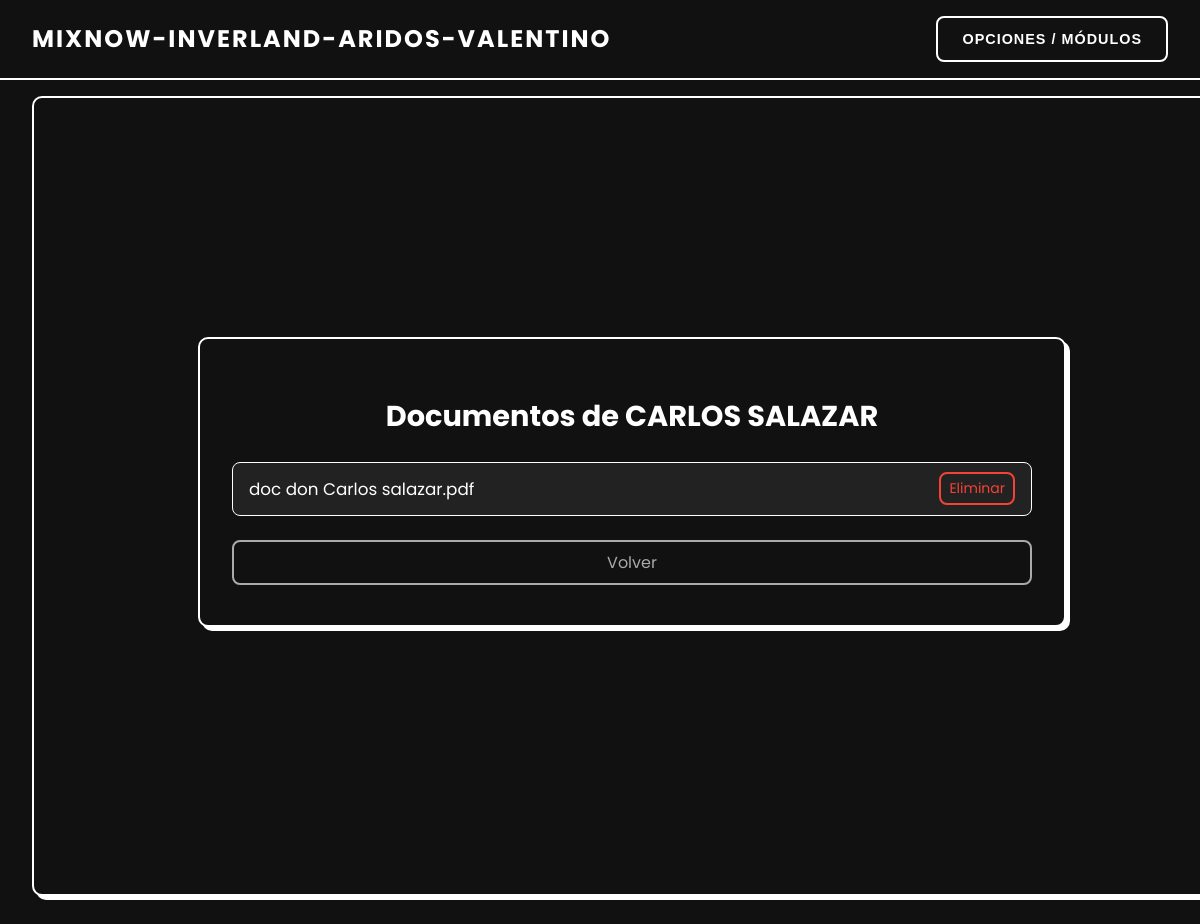
Screenshot of /trabajadores/17/documentos/ (signed in) with the database file from the repository.
### app/models.py (models this page shows, shortened)
class Trabajadores(models.Model):
    nombre = models.CharField(max_length=100)
    empresa = models.ForeignKey(Empresas, on_delete=models.CASCADE, related_name='trabajadores')

class DocumentoTrabajador(models.Model):
    trabajador = models.ForeignKey(Trabajadores, on_delete=models.CASCADE, related_name='documentos')
    titulo = models.CharField(max_length=100)
    archivo = models.FileField(upload_to='pdfs/')

### app/views.py (the view)
# urls.py: path('trabajadores/<int:trabajador_id>/documentos/', views.documento_trabajador, name='documentos_trabajador'),
@user_passes_test(lambda u: u.is_superuser)
def documento_trabajador(request, trabajador_id):
    trabajador = Trabajadores.objects.get(id=trabajador_id)
    documentos = trabajador.documentos.all()
    return render(request, 'clientes/documentos_trabajador.html', {
        'trabajador': trabajador,
        'documentos': documentos
    })

### app/templates/clientes/documentos_trabajador.html (shortened to what this page needs)
{% extends "clientes/base.html" %}
{% block content %}
<div class="wrapper">
    <div class="card-lista">
        <h2 class="title">
             Documentos de {{ trabajador.nombre }}
        </h2>
        <ul class="document-list">
            {% if documentos %}
                {% for doc in documentos %}
                    <li class="document-item">
                        <a href="{{ doc.archivo.url }}" target="_blank" class="doc-link">
                             {{ doc.titulo }}
                        </a>
                        <form method="post" action="{% url 'eliminar_documento_trabajador' doc.id %}" class="delete-form" onsubmit="return confirm('¿Eliminar este documento?');">
                            <button type="submit" class="btn btn-danger">
                                 Eliminar
                            </button>
                        </form>
                    </li>
                {% endfor %}
            {% else %}
                <li class="document-item no-data">
                    No hay documentos para este trabajador.
                </li>
            {% endif %}
        </ul>
        <a href="{% url 'listar_trabajadores' trabajador.empresa.id %}" class="btn btn-secondary btn-full">
             Volver
        </a>
    </div>
</div>
{% endblock %}

### app/templates/clientes/documentos_trabajador.html (style rules this page uses)
.wrapper { display: flex; justify-content: center; align-items: center; padding: 2rem; font-family: 'Poppins', sans-serif; background-color: #111; min-height: 80vh; max-width: 105rem; margin: 0 auto; }
.card-lista { background-color: #111; border: 0.125rem solid #fff; border-radius: 0.625rem; padding: 2rem; box-shadow: 0.25rem 0.25rem #fff; color: #fff; max-width: 50rem; width: 100%; }
.title { font-size: 1.8rem; font-weight: 700; margin-bottom: 1.5rem; text-align: center; }
.document-list { list-style: none; padding: 0; margin-bottom: 1.5rem; }
.document-item { display: flex; justify-content: space-between; align-items: center; padding: 0.6rem 1rem; margin-bottom: 0.5rem; border: 0.0625rem solid #fff; border-radius: 0.5rem; background-color: #222; }
.doc-link { color: #fff; text-decoration: none; font-size: 1.05rem; }
.delete-form { margin: 0; }
.btn { padding: 0.5rem 1rem; border: 0.125rem solid #fff; border-radius: 0.5rem; color: #fff; background-color: transparent; cursor: pointer; text-decoration: none; transition: all 0.3s; font-family: 'Poppins', sans-serif; text-align: center; }
.btn-danger { border-color: #f44336; color: #f44336; font-size: 0.875rem; padding: 0.25rem 0.5rem; }
.btn-full { display: block; width: 100%; box-sizing: border-box; margin-bottom: 0.5rem; }
.btn-secondary { border-color: #aaa; color: #aaa; }

### app/templates/clientes/base.html (style rules this page uses)
html, body { overflow-x: hidden; box-sizing: border-box; }
body { margin: 0; font-family: 'Poppins', sans-serif; background-color: #111; color: #fff; }

### rows the page displays
Trabajadores: nombre "CARLOS SALAZAR"
DocumentoTrabajador: titulo "doc don Carlos salazar.pdf"
